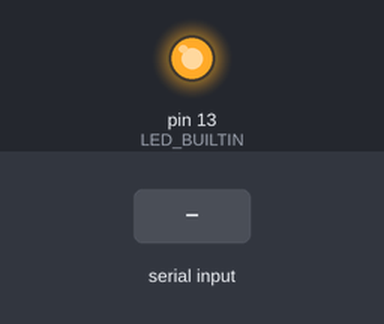
Simulated run of this sketch. Board: Arduino Uno, built for the host (arithmetic inside an expression is 32-bit, double 64-bit). Parts: output pins drawn as LEDs (lit = HIGH). Inputs (shaded band) come from the test bench.

Above: at 1.2 s.
1.3 s: "1" received over Serial
At 2.5 s:
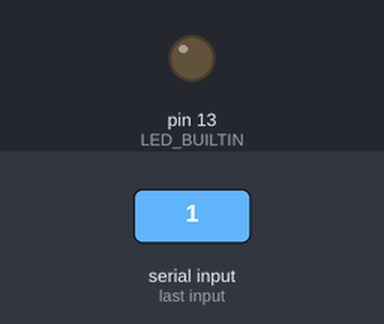
2.8 s: "2" received over Serial
At 3.7 s:
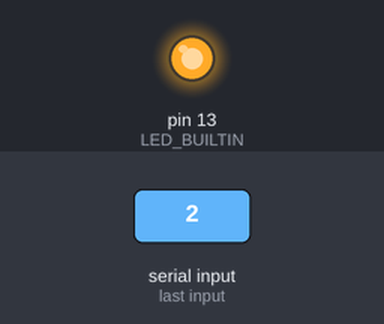
Timing chart, 0 to 5.8 s (numbered marks = the images above; inputs shaded):
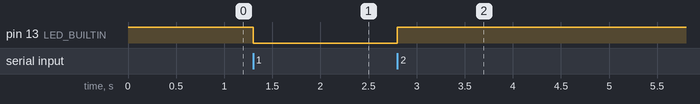

Measured:
- after the input at 1.3 s, pin 13 (LED_BUILTIN): HIGH → LOW at once
- after the input at 2.8 s, pin 13 (LED_BUILTIN): LOW → HIGH at once

The sketch:

master_ardu.ino
```cpp
#include <SoftwareSerial.h>

void setup() {
    pinMode(LED_BUILTIN, OUTPUT);
    digitalWrite(LED_BUILTIN, HIGH);
    Serial.begin(9600);
    Serial1.begin(9600);
}

void loop() {
    if (Serial.available() > 0) {
        char received = Serial.read();
        Serial1.write(received);

        if (received == '1') {
            digitalWrite(LED_BUILTIN, LOW);
        } else if (received == '2') {
            digitalWrite(LED_BUILTIN, HIGH);
        }
    }
}
```
